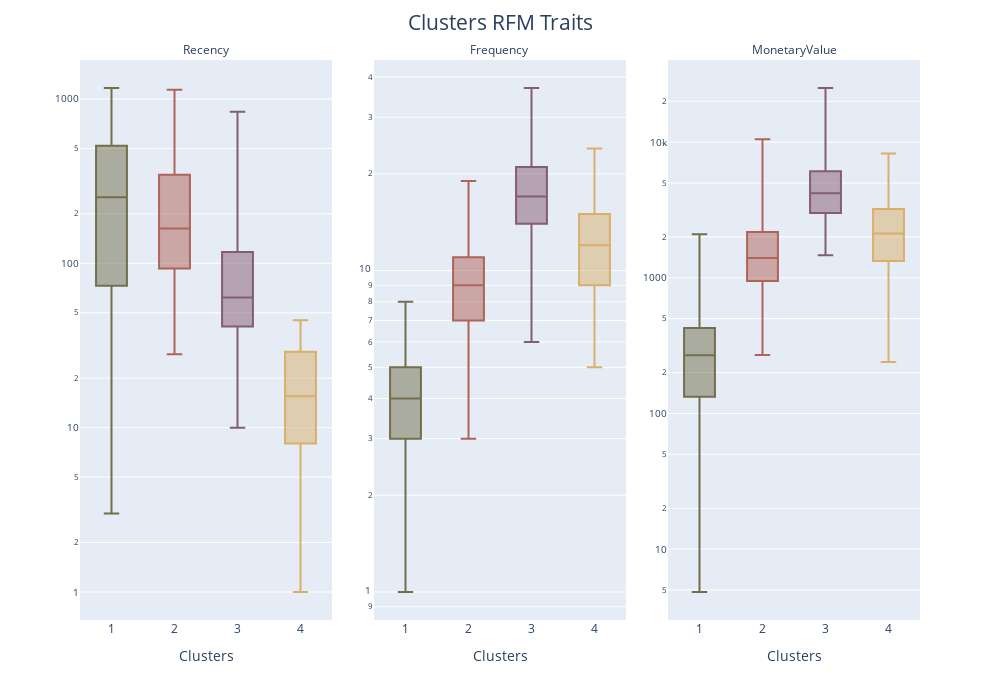

Notebook code cell kept with this figure:
### Code cell
# Visualize RFM traits for each cluster
rfm_k4_melt = pd.melt(rfm_rfm_k4, id_vars='k_cluster', value_vars=['Recency', 'Frequency', 'MonetaryValue'],
var_name='metric',value_name='value')

fig = px.box(rfm_k4_melt, x='k_cluster',y='value',color='k_cluster',facet_col='metric',
             facet_col_spacing=0.05,color_discrete_sequence=px.colors.qualitative.Antique,
             width=1000,height=700)


fig.update_layout(showlegend=False,title_x=0.5,
                  title=dict(text="Clusters RFM Traits", font=dict(size=21)))

fig.update_xaxes(title_text='Clusters')
fig.update_yaxes(matches=None, title_text='', type='log',)
fig.for_each_yaxis(lambda yaxis: yaxis.update(showticklabels=True,tickfont=dict(size=10)))

fig.update_traces(boxpoints=False)
fig.for_each_annotation(lambda a: a.update(text=a.text.split("=")[1]))

fig.show()

### Figure 1 — Plotly figure (JSON) as saved in the notebook; plotly's stock layout.template omitted (floating-point values rounded to 4 significant figures; data arrays with more than 128 entries replaced by an {"elided": "..."} marker saying what was removed)
{"data": [{"alignmentgroup": "True", "boxpoints": false, "hovertemplate": "k_cluster=%{x}<br>metric=Recency<br>value=%{y}<extra></extra>", "legendgroup": "3", "marker": {"color": "rgb(133, 92, 117)"}, "name": "3", "notched": false, "offsetgroup": "3", "orientation": "v", "showlegend": true, "type": "box", "x": {"elided": "275 int values"}, "x0": " ", "xaxis": "x", "y": {"elided": "275 int values"}, "y0": " ", "yaxis": "y"}, {"alignmentgroup": "True", "boxpoints": false, "hovertemplate": "k_cluster=%{x}<br>metric=Frequency<br>value=%{y}<extra></extra>", "legendgroup": "3", "marker": {"color": "rgb(133, 92, 117)"}, "name": "3", "notched": false, "offsetgroup": "3", "orientation": "v", "showlegend": false, "type": "box", "x": {"elided": "275 int values"}, "x0": " ", "xaxis": "x2", "y": {"elided": "275 int values"}, "y0": " ", "yaxis": "y2"}, {"alignmentgroup": "True", "boxpoints": false, "hovertemplate": "k_cluster=%{x}<br>metric=MonetaryValue<br>value=%{y}<extra></extra>", "legendgroup": "3", "marker": {"color": "rgb(133, 92, 117)"}, "name": "3", "notched": false, "offsetgroup": "3", "orientation": "v", "showlegend": false, "type": "box", "x": {"elided": "275 int values"}, "x0": " ", "xaxis": "x3", "y": {"elided": "275 float values"}, "y0": " ", "yaxis": "y3"}, {"alignmentgroup": "True", "boxpoints": false, "hovertemplate": "k_cluster=%{x}<br>metric=Recency<br>value=%{y}<extra></extra>", "legendgroup": "4", "marker": {"color": "rgb(217, 175, 107)"}, "name": "4", "notched": false, "offsetgroup": "4", "orientation": "v", "showlegend": true, "type": "box", "x": {"elided": "176 int values"}, "x0": " ", "xaxis": "x", "y": {"elided": "176 int values"}, "y0": " ", "yaxis": "y"}, {"alignmentgroup": "True", "boxpoints": false, "hovertemplate": "k_cluster=%{x}<br>metric=Frequency<br>value=%{y}<extra></extra>", "legendgroup": "4", "marker": {"color": "rgb(217, 175, 107)"}, "name": "4", "notched": false, "offsetgroup": "4", "orientation": "v", "showlegend": false, "type": "box", "x": {"elided": "176 int values"}, "x0": " ", "xaxis": "x2", "y": {"elided": "176 int values"}, "y0": " ", "yaxis": "y2"}, {"alignmentgroup": "True", "boxpoints": false, "hovertemplate": "k_cluster=%{x}<br>metric=MonetaryValue<br>value=%{y}<extra></extra>", "legendgroup": "4", "marker": {"color": "rgb(217, 175, 107)"}, "name": "4", "notched": false, "offsetgroup": "4", "orientation": "v", "showlegend": false, "type": "box", "x": {"elided": "176 int values"}, "x0": " ", "xaxis": "x3", "y": {"elided": "176 float values"}, "y0": " ", "yaxis": "y3"}, {"alignmentgroup": "True", "boxpoints": false, "hovertemplate": "k_cluster=%{x}<br>metric=Recency<br>value=%{y}<extra></extra>", "legendgroup": "2", "marker": {"color": "rgb(175, 100, 88)"}, "name": "2", "notched": false, "offsetgroup": "2", "orientation": "v", "showlegend": true, "type": "box", "x": {"elided": "272 int values"}, "x0": " ", "xaxis": "x", "y": {"elided": "272 int values"}, "y0": " ", "yaxis": "y"}, {"alignmentgroup": "True", "boxpoints": false, "hovertemplate": "k_cluster=%{x}<br>metric=Frequency<br>value=%{y}<extra></extra>", "legendgroup": "2", "marker": {"color": "rgb(175, 100, 88)"}, "name": "2", "notched": false, "offsetgroup": "2", "orientation": "v", "showlegend": false, "type": "box", "x": {"elided": "272 int values"}, "x0": " ", "xaxis": "x2", "y": {"elided": "272 int values"}, "y0": " ", "yaxis": "y2"}, {"alignmentgroup": "True", "boxpoints": false, "hovertemplate": "k_cluster=%{x}<br>metric=MonetaryValue<br>value=%{y}<extra></extra>", "legendgroup": "2", "marker": {"color": "rgb(175, 100, 88)"}, "name": "2", "notched": false, "offsetgroup": "2", "orientation": "v", "showlegend": false, "type": "box", "x": {"elided": "272 int values"}, "x0": " ", "xaxis": "x3", "y": {"elided": "272 float values"}, "y0": " ", "yaxis": "y3"}, {"alignmentgroup": "True", "boxpoints": false, "hovertemplate": "k_cluster=%{x}<br>metric=Recency<br>value=%{y}<extra></extra>", "legendgroup": "1", "marker": {"color": "rgb(115, 111, 76)"}, "name": "1", "notched": false, "offsetgroup": "1", "orientation": "v", "showlegend": true, "type": "box", "x": [1, 1, 1, 1, 1, 1, 1, 1, 1, 1, 1, 1, 1, 1, 1, 1, 1, 1, 1, 1, 1, 1, 1, 1, 1, 1, 1, 1, 1, 1, 1, 1, 1, 1, 1, 1, 1, 1, 1, 1, 1, 1, 1, 1, 1, 1, 1, 1, 1, 1, 1, 1, 1, 1, 1, 1, 1, 1, 1, 1, 1, 1, 1, 1, 1, 1, 1, 1, 1, 1], "x0": " ", "xaxis": "x", "y": [119, 115, 78, 75, 502, 535, 42, 279, 26, 58, 25, 76, 660, 213, 28, 366, 709, 471, 353, 78, 48, 159, 363, 388, 3, 766, 35, 770, 73, 127, 115, 754, 288, 594, 69, 296, 772, 49, 553, 152, 240, 778, 27, 265, 80, 101, 181, 453, 1166, 526, 689, 883, 71, 484, 72, 649, 1098, 520, 300, 20, 20, 31, 132, 227, 766, 422, 50, 358, 407, 287], "y0": " ", "yaxis": "y"}, {"alignmentgroup": "True", "boxpoints": false, "hovertemplate": "k_cluster=%{x}<br>metric=Frequency<br>value=%{y}<extra></extra>", "legendgroup": "1", "marker": {"color": "rgb(115, 111, 76)"}, "name": "1", "notched": false, "offsetgroup": "1", "orientation": "v", "showlegend": false, "type": "box", "x": [1, 1, 1, 1, 1, 1, 1, 1, 1, 1, 1, 1, 1, 1, 1, 1, 1, 1, 1, 1, 1, 1, 1, 1, 1, 1, 1, 1, 1, 1, 1, 1, 1, 1, 1, 1, 1, 1, 1, 1, 1, 1, 1, 1, 1, 1, 1, 1, 1, 1, 1, 1, 1, 1, 1, 1, 1, 1, 1, 1, 1, 1, 1, 1, 1, 1, 1, 1, 1, 1], "x0": " ", "xaxis": "x2", "y": [5, 8, 5, 5, 1, 2, 3, 4, 6, 4, 6, 2, 3, 3, 4, 1, 4, 4, 8, 2, 6, 4, 3, 3, 3, 5, 7, 7, 6, 6, 4, 3, 4, 3, 1, 4, 5, 3, 1, 3, 6, 6, 3, 2, 4, 3, 4, 5, 2, 4, 2, 3, 2, 3, 7, 7, 1, 3, 2, 4, 3, 5, 4, 5, 2, 6, 4, 2, 3, 6], "y0": " ", "yaxis": "y2"}, {"alignmentgroup": "True", "boxpoints": false, "hovertemplate": "k_cluster=%{x}<br>metric=MonetaryValue<br>value=%{y}<extra></extra>", "legendgroup": "1", "marker": {"color": "rgb(115, 111, 76)"}, "name": "1", "notched": false, "offsetgroup": "1", "orientation": "v", "showlegend": false, "type": "box", "x": [1, 1, 1, 1, 1, 1, 1, 1, 1, 1, 1, 1, 1, 1, 1, 1, 1, 1, 1, 1, 1, 1, 1, 1, 1, 1, 1, 1, 1, 1, 1, 1, 1, 1, 1, 1, 1, 1, 1, 1, 1, 1, 1, 1, 1, 1, 1, 1, 1, 1, 1, 1, 1, 1, 1, 1, 1, 1, 1, 1, 1, 1, 1, 1, 1, 1, 1, 1, 1, 1], "x0": " ", "xaxis": "x3", "y": [367.5, 200.9, 170.6, 629.2, 161.3, 88.15, 58.82, 320.5, 272.9, 792.0, 265.3, 130.8, 415.2, 385.5, 113.8, 16.52, 565.4, 475.9, 156.8, 124.3, 229.0, 366.8, 79.75, 1361.0, 146.9, 236.5, 226.4, 251.4, 218.7, 358.1, 71.26, 195, 383.8, 1157.0, 863.9, 88.47, 449.1, 50.19, 5.304, 287.4, 318.2, 368.9, 329.9, 16.74, 742.1, 162.2, 154.3, 370.3, 273.9, 377.2, 132.7, 1061.0, 729.6, 1441.0, 160.6, 221.1, 48.36, 740.4, 98.35, 615.9, 22.33, 279.3, 280.6, 47.95, 2096.0, 244.5, 816.2, 4.833, 439.5, 427.4], "y0": " ", "yaxis": "y3"}], "layout": {"annotations": [{"font": {}, "showarrow": false, "text": "Recency", "x": 0.15, "xanchor": "center", "xref": "paper", "y": 1, "yanchor": "bottom", "yref": "paper"}, {"font": {}, "showarrow": false, "text": "Frequency", "x": 0.5, "xanchor": "center", "xref": "paper", "y": 1, "yanchor": "bottom", "yref": "paper"}, {"font": {}, "showarrow": false, "text": "MonetaryValue", "x": 0.85, "xanchor": "center", "xref": "paper", "y": 1, "yanchor": "bottom", "yref": "paper"}], "boxmode": "overlay", "height": 700, "legend": {"title": {"text": "k_cluster"}, "tracegroupgap": 0}, "margin": {"t": 60}, "showlegend": false, "title": {"font": {"size": 21}, "text": "Clusters RFM Traits", "x": 0.5}, "width": 1000, "xaxis": {"anchor": "y", "categoryarray": [3, 4, 2, 1], "categoryorder": "array", "domain": [0, 0.3], "title": {"text": "Clusters"}}, "xaxis2": {"anchor": "y2", "categoryarray": [3, 4, 2, 1], "categoryorder": "array", "domain": [0.35, 0.65], "matches": "x", "title": {"text": "Clusters"}}, "xaxis3": {"anchor": "y3", "categoryarray": [3, 4, 2, 1], "categoryorder": "array", "domain": [0.7, 1], "matches": "x", "title": {"text": "Clusters"}}, "yaxis": {"anchor": "x", "domain": [0, 1], "showticklabels": true, "tickfont": {"size": 10}, "title": {"text": ""}, "type": "log"}, "yaxis2": {"anchor": "x2", "domain": [0, 1], "showticklabels": true, "tickfont": {"size": 10}, "title": {"text": ""}, "type": "log"}, "yaxis3": {"anchor": "x3", "domain": [0, 1], "showticklabels": true, "tickfont": {"size": 10}, "title": {"text": ""}, "type": "log"}}}
